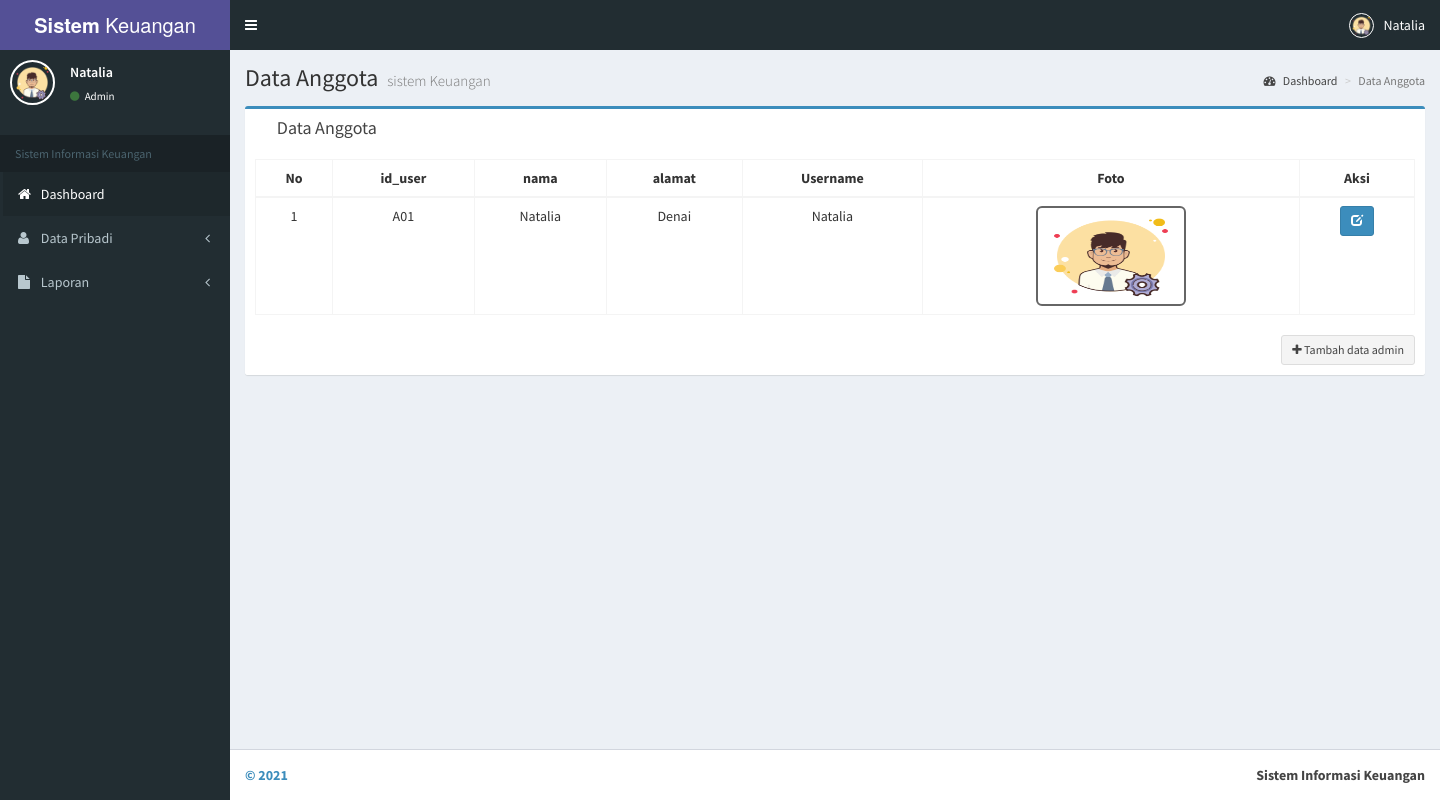
The page /keuangan/User/anggota.php (signed in) on the database its author committed.
### tables this page shows
CREATE TABLE `pengguna` (
  `id_user` varchar(10) NOT NULL,
  `nama` varchar(100) NOT NULL,
  `alamat` varchar(50) NOT NULL,
  `username` varchar(50) NOT NULL,
  `password` text NOT NULL,
  `level` enum('Admin','Superuser','User','Dokter') NOT NULL,
  `gambar` text NOT NULL,
  `jenis_kelamin` varchar(55) NOT NULL,
  `usia` int(11) NOT NULL
);

### keuangan/User/anggota.php (the view, shortened to what this page needs)
<?php
include "session.php";
?>
<!DOCTYPE html>
<html>
  <?php include "head.php"; ?>
  <body class="hold-transition skin-purple sidebar-mini">
    <div class="wrapper">
      <?php include "header.php"; ?>
      <?php include "menu.php"; ?>
      <div class="content-wrapper">
        <section class="content-header">
          <h1>
            Data Anggota
            <small>sistem Keuangan</small>
          </h1>
          <ol class="breadcrumb">
            <li><a href="index.php"><i class="fa fa-dashboard"></i> Dashboard</a></li>
            <li class="active">Data Anggota </li>
          </ol>
        </section>
        <section class="content">
          <div class="row">
            <section class="col-lg-12 connectedSortable">
              <div class="box box-primary">
                <div class="box-header">
                  <i class="ion ion-clipboard"></i>
                  <h3 class="box-title">Data Anggota</h3>
                </div>
                <div class="box-body">
                   <table id="lookup" class="table table-bordered table-hover">
                  <?php
                    $query1="select * from pengguna WHERE username='$_SESSION[username]'  ORDER BY nama ASC";
                    $tampil=mysqli_query($koneksi, $query1) or die(mysqli_error());
                    ?>
                  <table id="example" class="table table-responsive table-hover table-bordered">
                  <thead>
                      <tr>
                        <th><center>No </center></th>
                        <th><center>id_user </center></th>
                        <th><center>nama</center></th>
                        <th><center>alamat </center></th>
                         <th><center>Username</center></th>
                        <th><center>Foto</center></th>
                        <th><center>Aksi</center></th>
                      </tr>
                  </thead>
                     <?php
                     $no=0;
                     while($data=mysqli_fetch_array($tampil))
                    { $no++; ?>
                    <tbody>
                    <tr>
                    <td><center><?php echo $no; ?></center></td>
                    <td><center><?php echo $data['id_user'];?></center></td>
                    <td><center><?php echo $data['nama'];?></center></td>
                    <td><center><?php echo $data['alamat'];?></center></td>
                    <td><center><?php echo $data['username'];?></center></td>
                      <td><center><img src="../admin/<?php echo $data['gambar'] ?>" class="img-rounded" height="100" width="150" style="border: 2px solid #666666;" /></td>
                        <td><center><div id="thanks"><a class="btn btn-sm btn-primary" data-placement="bottom" data-toggle="tooltip" title="Ubah Data " href="edit_user.php?aksi=edit&id_user=<?php echo $data['id_user'];?>"><span class="glyphicon glyphicon-edit"> </span></a>
                        </td></tr></div>
                 <?php
              }
              ?>
                </div>
                <div class="box-footer clearfix no-border">
                  <a href="input_admin.php" class="btn btn-sm btn-default pull-right"><i class="fa fa-plus"></i> Tambah data admin</a>
                  </div>
              </div>
            </section>
          </div>
      </div>
      <?php include "footer.php"; ?>
  </body>
</html>

### rows shown on the page
pengguna: id_user "A01", nama "Natalia", alamat "Denai", username "Natalia", gambar (picture)

### other values the page prints
$_SESSION['nama'] "Natalia"
$_SESSION['level'] "Admin"
